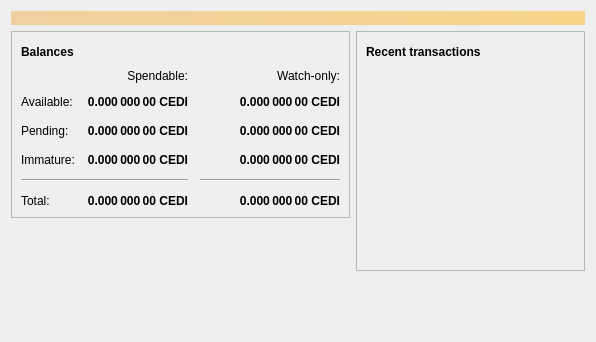
<?xml version="1.0" encoding="UTF-8"?>
<ui version="4.0">
 <class>OverviewPage</class>
 <widget class="QWidget" name="OverviewPage">
  <property name="geometry">
   <rect>
    <x>0</x>
    <y>0</y>
    <width>596</width>
    <height>342</height>
   </rect>
  </property>
  <property name="windowTitle">
   <string>Form</string>
  </property>
  <layout class="QVBoxLayout" name="topLayout">
   <item>
    <widget class="QLabel" name="labelAlerts">
     <property name="visible">
      <bool>false</bool>
     </property>
     <property name="styleSheet">
      <string notr="true">QLabel { background-color: qlineargradient(x1: 0, y1: 0, x2: 1, y2: 0, stop:0 #F0D0A0, stop:1 #F8D488); color:#000000; }</string>
     </property>
     <property name="wordWrap">
      <bool>true</bool>
     </property>
     <property name="margin">
      <number>3</number>
     </property>
     <property name="textInteractionFlags">
      <set>Qt::TextSelectableByMouse</set>
     </property>
    </widget>
   </item>
   <item>
    <layout class="QHBoxLayout" name="horizontalLayout" stretch="1,1">
     <item>
      <layout class="QVBoxLayout" name="verticalLayout_2">
       <item>
        <widget class="QFrame" name="frame">
         <property name="frameShape">
          <enum>QFrame::StyledPanel</enum>
         </property>
         <property name="frameShadow">
          <enum>QFrame::Raised</enum>
         </property>
         <layout class="QVBoxLayout" name="verticalLayout_4">
          <item>
           <layout class="QHBoxLayout" name="horizontalLayout_4">
            <item>
             <widget class="QLabel" name="label_5">
              <property name="font">
               <font>
                <weight>75</weight>
                <bold>true</bold>
               </font>
              </property>
              <property name="text">
               <string>Balances</string>
              </property>
             </widget>
            </item>
            <item>
             <widget class="QPushButton" name="labelWalletStatus">
              <property name="enabled">
               <bool>true</bool>
              </property>
              <property name="maximumSize">
               <size>
                <width>30</width>
                <height>16777215</height>
               </size>
              </property>
              <property name="toolTip">
               <string>The displayed information may be out of date. Your wallet automatically synchronizes with the Cedicoin network after a connection is established, but this process has not completed yet.</string>
              </property>
              <property name="text">
               <string/>
              </property>
              <property name="icon">
               <iconset resource="../cedicoin.qrc">
                <normaloff>:/icons/warning</normaloff>
                <disabledoff>:/icons/warning</disabledoff>:/icons/warning</iconset>
              </property>
              <property name="iconSize">
               <size>
                <width>24</width>
                <height>24</height>
               </size>
              </property>
              <property name="flat">
               <bool>true</bool>
              </property>
             </widget>
            </item>
            <item>
             <spacer name="horizontalSpacer_3">
              <property name="orientation">
               <enum>Qt::Horizontal</enum>
              </property>
              <property name="sizeHint" stdset="0">
               <size>
                <width>40</width>
                <height>20</height>
               </size>
              </property>
             </spacer>
            </item>
           </layout>
          </item>
          <item>
           <layout class="QGridLayout" name="gridLayout">
            <property name="spacing">
             <number>12</number>
            </property>
            <item row="2" column="2">
             <widget class="QLabel" name="labelWatchPending">
              <property name="font">
               <font>
                <weight>75</weight>
                <bold>true</bold>
               </font>
              </property>
              <property name="cursor">
               <cursorShape>IBeamCursor</cursorShape>
              </property>
              <property name="toolTip">
               <string>Unconfirmed transactions to watch-only addresses</string>
              </property>
              <property name="text">
               <string notr="true">0.000 000 00 CEDI</string>
              </property>
              <property name="alignment">
               <set>Qt::AlignRight|Qt::AlignTrailing|Qt::AlignVCenter</set>
              </property>
              <property name="textInteractionFlags">
               <set>Qt::LinksAccessibleByMouse|Qt::TextSelectableByKeyboard|Qt::TextSelectableByMouse</set>
              </property>
             </widget>
            </item>
            <item row="2" column="1">
             <widget class="QLabel" name="labelUnconfirmed">
              <property name="font">
               <font>
                <weight>75</weight>
                <bold>true</bold>
               </font>
              </property>
              <property name="cursor">
               <cursorShape>IBeamCursor</cursorShape>
              </property>
              <property name="toolTip">
               <string>Total of transactions that have yet to be confirmed, and do not yet count toward the spendable balance</string>
              </property>
              <property name="text">
               <string notr="true">0.000 000 00 CEDI</string>
              </property>
              <property name="alignment">
               <set>Qt::AlignRight|Qt::AlignTrailing|Qt::AlignVCenter</set>
              </property>
              <property name="textInteractionFlags">
               <set>Qt::LinksAccessibleByMouse|Qt::TextSelectableByKeyboard|Qt::TextSelectableByMouse</set>
              </property>
             </widget>
            </item>
            <item row="3" column="2">
             <widget class="QLabel" name="labelWatchImmature">
              <property name="font">
               <font>
                <weight>75</weight>
                <bold>true</bold>
               </font>
              </property>
              <property name="cursor">
               <cursorShape>IBeamCursor</cursorShape>
              </property>
              <property name="toolTip">
               <string>Mined balance in watch-only addresses that has not yet matured</string>
              </property>
              <property name="text">
               <string notr="true">0.000 000 00 CEDI</string>
              </property>
              <property name="alignment">
               <set>Qt::AlignRight|Qt::AlignTrailing|Qt::AlignVCenter</set>
              </property>
              <property name="textInteractionFlags">
               <set>Qt::LinksAccessibleByMouse|Qt::TextSelectableByKeyboard|Qt::TextSelectableByMouse</set>
              </property>
             </widget>
            </item>
            <item row="4" column="0" colspan="2">
             <widget class="Line" name="line">
              <property name="orientation">
               <enum>Qt::Horizontal</enum>
              </property>
             </widget>
            </item>
            <item row="4" column="2">
             <widget class="Line" name="lineWatchBalance">
              <property name="sizePolicy">
               <sizepolicy hsizetype="Preferred" vsizetype="Fixed">
                <horstretch>0</horstretch>
                <verstretch>0</verstretch>
               </sizepolicy>
              </property>
              <property name="minimumSize">
               <size>
                <width>140</width>
                <height>0</height>
               </size>
              </property>
              <property name="orientation">
               <enum>Qt::Horizontal</enum>
              </property>
             </widget>
            </item>
            <item row="5" column="0">
             <widget class="QLabel" name="labelTotalText">
              <property name="text">
               <string>Total:</string>
              </property>
             </widget>
            </item>
            <item row="3" column="1">
             <widget class="QLabel" name="labelImmature">
              <property name="font">
               <font>
                <weight>75</weight>
                <bold>true</bold>
               </font>
              </property>
              <property name="cursor">
               <cursorShape>IBeamCursor</cursorShape>
              </property>
              <property name="toolTip">
               <string>Mined balance that has not yet matured</string>
              </property>
              <property name="text">
               <string notr="true">0.000 000 00 CEDI</string>
              </property>
              <property name="alignment">
               <set>Qt::AlignRight|Qt::AlignTrailing|Qt::AlignVCenter</set>
              </property>
              <property name="textInteractionFlags">
               <set>Qt::LinksAccessibleByMouse|Qt::TextSelectableByKeyboard|Qt::TextSelectableByMouse</set>
              </property>
             </widget>
            </item>
            <item row="2" column="3">
             <spacer name="horizontalSpacer_2">
              <property name="orientation">
               <enum>Qt::Horizontal</enum>
              </property>
              <property name="sizeHint" stdset="0">
               <size>
                <width>40</width>
                <height>20</height>
               </size>
              </property>
             </spacer>
            </item>
            <item row="3" column="0">
             <widget class="QLabel" name="labelImmatureText">
              <property name="text">
               <string>Immature:</string>
              </property>
             </widget>
            </item>
            <item row="5" column="1">
             <widget class="QLabel" name="labelTotal">
              <property name="font">
               <font>
                <weight>75</weight>
                <bold>true</bold>
               </font>
              </property>
              <property name="cursor">
               <cursorShape>IBeamCursor</cursorShape>
              </property>
              <property name="toolTip">
               <string>Your current total balance</string>
              </property>
              <property name="text">
               <string notr="true">0.000 000 00 CEDI</string>
              </property>
              <property name="alignment">
               <set>Qt::AlignRight|Qt::AlignTrailing|Qt::AlignVCenter</set>
              </property>
              <property name="textInteractionFlags">
               <set>Qt::LinksAccessibleByMouse|Qt::TextSelectableByKeyboard|Qt::TextSelectableByMouse</set>
              </property>
             </widget>
            </item>
            <item row="5" column="2">
             <widget class="QLabel" name="labelWatchTotal">
              <property name="font">
               <font>
                <weight>75</weight>
                <bold>true</bold>
               </font>
              </property>
              <property name="cursor">
               <cursorShape>IBeamCursor</cursorShape>
              </property>
              <property name="toolTip">
               <string>Current total balance in watch-only addresses</string>
              </property>
              <property name="text">
               <string notr="true">0.000 000 00 CEDI</string>
              </property>
              <property name="alignment">
               <set>Qt::AlignRight|Qt::AlignTrailing|Qt::AlignVCenter</set>
              </property>
              <property name="textInteractionFlags">
               <set>Qt::LinksAccessibleByMouse|Qt::TextSelectableByKeyboard|Qt::TextSelectableByMouse</set>
              </property>
             </widget>
            </item>
            <item row="0" column="2">
             <widget class="QLabel" name="labelWatchonly">
              <property name="text">
               <string>Watch-only:</string>
              </property>
              <property name="alignment">
               <set>Qt::AlignRight|Qt::AlignTrailing|Qt::AlignVCenter</set>
              </property>
             </widget>
            </item>
            <item row="1" column="0">
             <widget class="QLabel" name="labelBalanceText">
              <property name="text">
               <string>Available:</string>
              </property>
             </widget>
            </item>
            <item row="1" column="1">
             <widget class="QLabel" name="labelBalance">
              <property name="font">
               <font>
                <weight>75</weight>
                <bold>true</bold>
               </font>
              </property>
              <property name="cursor">
               <cursorShape>IBeamCursor</cursorShape>
              </property>
              <property name="toolTip">
               <string>Your current spendable balance</string>
              </property>
              <property name="text">
               <string notr="true">0.000 000 00 CEDI</string>
              </property>
              <property name="alignment">
               <set>Qt::AlignRight|Qt::AlignTrailing|Qt::AlignVCenter</set>
              </property>
              <property name="textInteractionFlags">
               <set>Qt::LinksAccessibleByMouse|Qt::TextSelectableByKeyboard|Qt::TextSelectableByMouse</set>
              </property>
             </widget>
            </item>
            <item row="1" column="2">
             <widget class="QLabel" name="labelWatchAvailable">
              <property name="font">
               <font>
                <weight>75</weight>
                <bold>true</bold>
               </font>
              </property>
              <property name="cursor">
               <cursorShape>IBeamCursor</cursorShape>
              </property>
              <property name="toolTip">
               <string>Your current balance in watch-only addresses</string>
              </property>
              <property name="text">
               <string notr="true">0.000 000 00 CEDI</string>
              </property>
              <property name="alignment">
               <set>Qt::AlignRight|Qt::AlignTrailing|Qt::AlignVCenter</set>
              </property>
              <property name="textInteractionFlags">
               <set>Qt::LinksAccessibleByMouse|Qt::TextSelectableByKeyboard|Qt::TextSelectableByMouse</set>
              </property>
             </widget>
            </item>
            <item row="2" column="0">
             <widget class="QLabel" name="labelPendingText">
              <property name="text">
               <string>Pending:</string>
              </property>
             </widget>
            </item>
            <item row="0" column="1">
             <widget class="QLabel" name="labelSpendable">
              <property name="text">
               <string>Spendable:</string>
              </property>
              <property name="alignment">
               <set>Qt::AlignRight|Qt::AlignTrailing|Qt::AlignVCenter</set>
              </property>
             </widget>
            </item>
           </layout>
          </item>
         </layout>
        </widget>
       </item>
       <item>
        <spacer name="verticalSpacer">
         <property name="orientation">
          <enum>Qt::Vertical</enum>
         </property>
         <property name="sizeHint" stdset="0">
          <size>
           <width>20</width>
           <height>40</height>
          </size>
         </property>
        </spacer>
       </item>
      </layout>
     </item>
     <item>
      <layout class="QVBoxLayout" name="verticalLayout_3">
       <item>
        <widget class="QFrame" name="frame_2">
         <property name="frameShape">
          <enum>QFrame::StyledPanel</enum>
         </property>
         <property name="frameShadow">
          <enum>QFrame::Raised</enum>
         </property>
         <layout class="QVBoxLayout" name="verticalLayout">
          <item>
           <layout class="QHBoxLayout" name="horizontalLayout_2">
            <item>
             <widget class="QLabel" name="label_4">
              <property name="font">
               <font>
                <weight>75</weight>
                <bold>true</bold>
               </font>
              </property>
              <property name="text">
               <string>Recent transactions</string>
              </property>
             </widget>
            </item>
            <item>
             <widget class="QPushButton" name="labelTransactionsStatus">
              <property name="enabled">
               <bool>true</bool>
              </property>
              <property name="maximumSize">
               <size>
                <width>30</width>
                <height>16777215</height>
               </size>
              </property>
              <property name="toolTip">
               <string>The displayed information may be out of date. Your wallet automatically synchronizes with the Cedicoin network after a connection is established, but this process has not completed yet.</string>
              </property>
              <property name="text">
               <string/>
              </property>
              <property name="icon">
               <iconset resource="../cedicoin.qrc">
                <normaloff>:/icons/warning</normaloff>
                <disabledoff>:/icons/warning</disabledoff>:/icons/warning</iconset>
              </property>
              <property name="iconSize">
               <size>
                <width>24</width>
                <height>24</height>
               </size>
              </property>
              <property name="flat">
               <bool>true</bool>
              </property>
             </widget>
            </item>
            <item>
             <spacer name="horizontalSpacer">
              <property name="orientation">
               <enum>Qt::Horizontal</enum>
              </property>
              <property name="sizeHint" stdset="0">
               <size>
                <width>40</width>
                <height>20</height>
               </size>
              </property>
             </spacer>
            </item>
           </layout>
          </item>
          <item>
           <widget class="QListView" name="listTransactions">
            <property name="styleSheet">
             <string notr="true">QListView { background: transparent; }</string>
            </property>
            <property name="frameShape">
             <enum>QFrame::NoFrame</enum>
            </property>
            <property name="verticalScrollBarPolicy">
             <enum>Qt::ScrollBarAlwaysOff</enum>
            </property>
            <property name="horizontalScrollBarPolicy">
             <enum>Qt::ScrollBarAlwaysOff</enum>
            </property>
            <property name="selectionMode">
             <enum>QAbstractItemView::NoSelection</enum>
            </property>
           </widget>
          </item>
         </layout>
        </widget>
       </item>
       <item>
        <spacer name="verticalSpacer_2">
         <property name="orientation">
          <enum>Qt::Vertical</enum>
         </property>
         <property name="sizeHint" stdset="0">
          <size>
           <width>20</width>
           <height>40</height>
          </size>
         </property>
        </spacer>
       </item>
      </layout>
     </item>
    </layout>
   </item>
  </layout>
 </widget>
 <resources/>
 <connections/>
</ui>
